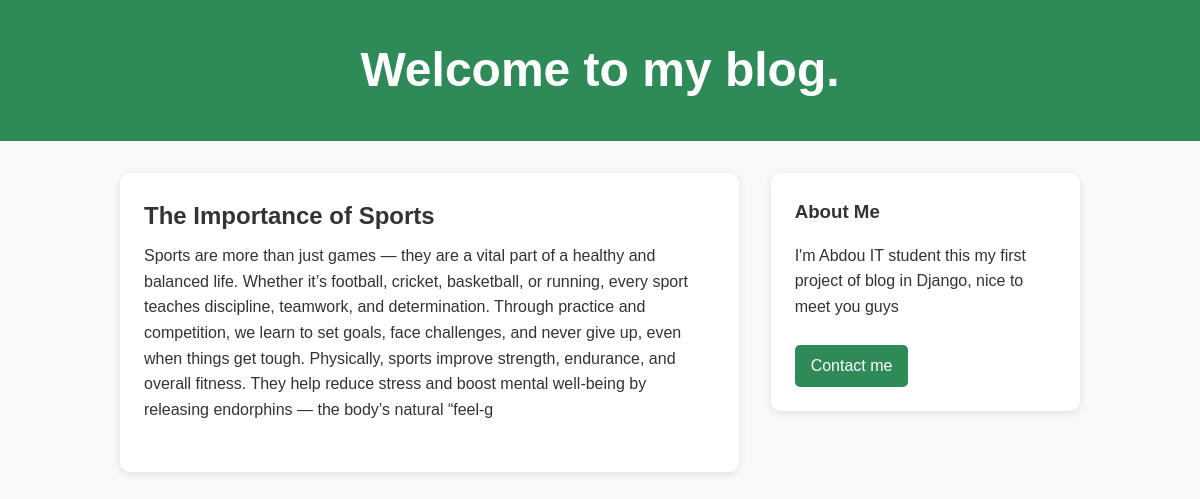
Screenshot of /post/2 with the database file from the repository.
### posts/models.py (models this page shows, shortened)
class Post(models.Model):
    title = models.CharField(max_length=30)
    content = models.CharField(max_length= 500)
    class Meta:
        verbose_name = "Post"
        verbose_name_plural = "Posts"

### posts/views.py (the view)
# urls.py: path('post/<str:pk>', views.post, name='post'),
def post(request,pk):
    posts = Post.objects.get(id = pk)
    return render(request,'Posts.html',{'posts':posts})

### templates/Posts.html (shortened to what this page needs)
{% load static %}
<!DOCTYPE html>
<html lang="en">
<head>
  <link rel="stylesheet" href="{% static "style.css" %} " />
</head>
<body>
  <header>
    <h1>Welcome to my blog.</h1>
  </header>
  <main class="container">
    <section class="posts">
      <article class="post-card">
        <h2>{{posts.title}}</h2>
        <p>{{posts.content}}</p> <br>
      </article>
    </section>
    <aside class="sidebar">
      <div class="about">
        <h3>About Me</h3>
        <p>I'm Abdou IT student this my first project of blog in Django, nice to meet you guys</p><br>
        <a href="#" class="btn-green">Contact me</a>
      </div>
    </aside>
  </main>
</body>
</html>

### static/style.css (style rules this page uses)
* { box-sizing: border-box; margin: 0; padding: 0; font-family: "Poppins", sans-serif; }
body { background-color: #f9f9f9; color: #333; line-height: 1.6; }
header { background-color: #2e8b57; color: white; text-align: center; padding: 2rem 0; font-size: 1.5rem; font-weight: 600; }
.container { display: grid; grid-template-columns: 2fr 1fr; gap: 2rem; padding: 2rem 10%; }
.post-card { background: #fff; padding: 1.5rem; margin-bottom: 1.5rem; border-radius: 10px; box-shadow: 0 2px 8px rgba(0,0,0,0.1); }
.post-card h2 { font-size: 1.5rem; margin-bottom: 0.5rem; }
.sidebar .about { background: #fff; padding: 1.5rem; border-radius: 10px; box-shadow: 0 2px 8px rgba(0,0,0,0.1); }
.sidebar h3 { margin-bottom: 1rem; }
.btn-green { display: inline-block; padding: 0.5rem 1rem; background-color: #2e8b57; color: white; border-radius: 5px; text-decoration: none; }

### rows the page displays
Post: title "The Importance of Sports", content "Sports are more than just games — they are a vital part of a healthy and balanced life. Whether it’s football, cricket, basketball, or running, every sport teaches discipline, teamwork, and determination. Through practice and competition, we learn to set goals, face challenges, and never give up, even when things get tough. Physically, sports improve strength, endurance, and overall fitness. They help reduce stress and boost mental well-being by releasing endorphins — the body’s natural “feel-g"
